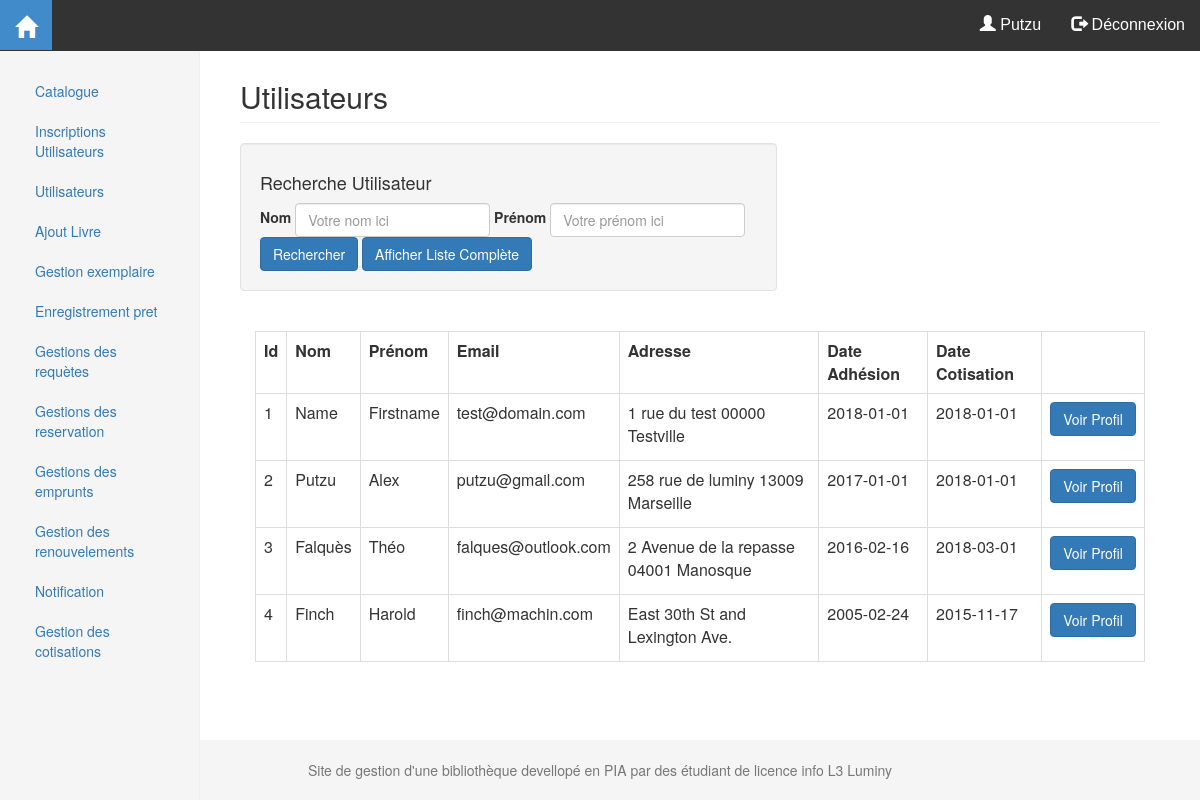
The page /admin/portail_admin.php?page=utilisateurs (signed in) on the database its author committed.
### tables this page shows
Create table Adherent (
	IdAdherent integer
	PRIMARY KEY
	AUTO_INCREMENT,
	Mail VARCHAR(320) Unique,
	MDP varchar(100)
	NOT NULL,
	Nom varchar(100)
	NOT NULL,
	Prenom varchar(100)
	NOT NULL,
	Adresse varchar(100)
	NOT NULL,
	adhesion date,
	cotisation date
);

### fonctions/admin.php (called while the page is built, shortened)
<?php
include '../fonctions/user.php';
function listUser()
{
    global $bdd;
    $find = '';
    $req = 'SELECT IdAdherent,Nom,Prenom,Mail,Adresse,adhesion,cotisation FROM Adherent ' . $find;
    $result = $bdd->prepare($req);
    $result->execute();
    $data = $result->fetchAll();
    return $data;
}

### admin/user_list.inc.php (the view)
<div class="text-center">
    <table class="table table-bordered">
        <tr>
            <th>Id</th>
            <th>Nom</th>
            <th>Prénom</th>
            <th>Email</th>
            <th>Adresse</th>
            <th>Date Adhésion</th>
            <th>Date Cotisation</th>
        </tr>
        <?php $listUser=listUser();
        foreach ($listUser as $user) {
            echo '<tr>
                    <td>' . $user['IdAdherent'] . '</td>
                    <td>' . $user['Nom'] . '</td>
                    <td>' . $user['Prenom'] . '</td>
                    <td>' . $user['Mail'] . '</td>
                    <td>' . $user['Adresse'] . '</td>
                    <td>' . $user['adhesion'] . '</td>
                    <td>' . $user['cotisation'] . '</td>
                    <td>
                        <form action = "" method="post">
                            <button type="submit" class="btn btn-primary" name="profile" value=' . $user['IdAdherent'] . ' >Voir Profil</button>
                        </form>
                    </td>
                 </tr>';
        }?>
    </table>
</div>

### css/style.css (style rules this page uses)
html { position: relative; min-height: 100%; }
body { margin-bottom: 60px; }

### rows shown on the page
adherent: IdAdherent "1", Nom "Name", Prenom "Firstname", Mail "test@domain.com", Adresse "1 rue du test 00000 Testville", adhesion "2018-01-01", cotisation "2018-01-01"
adherent: IdAdherent "2", Nom "Putzu", Prenom "Alex", Mail "putzu@gmail.com", Adresse "258 rue de luminy 13009 Marseille", adhesion "2017-01-01", cotisation "2018-01-01"
adherent: IdAdherent "3", Nom "Falquès", Prenom "Théo", Mail "falques@outlook.com", Adresse "2 Avenue de la repasse 04001 Manosque", adhesion "2016-02-16", cotisation "2018-03-01"
adherent: IdAdherent "4", Nom "Finch", Prenom "Harold", Mail "finch@machin.com", Adresse "East 30th St and Lexington Ave.", adhesion "2005-02-24", cotisation "2015-11-17"

### other values the page prints
$_SESSION['Nom'] "Putzu"
$info['title'] "Catalogue"
$info['title'] "Inscriptions Utilisateurs"
$info['title'] "Utilisateurs"
$info['title'] "Ajout Livre"
$info['title'] "Gestion exemplaire"
$info['title'] "Enregistrement pret"
$info['title'] "Gestions des requètes"
$info['title'] "Gestions des reservation"
$info['title'] "Gestions des emprunts"
$info['title'] "Gestion des renouvelements"
$info['title'] "Notification"
$info['title'] "Gestion des cotisations"
